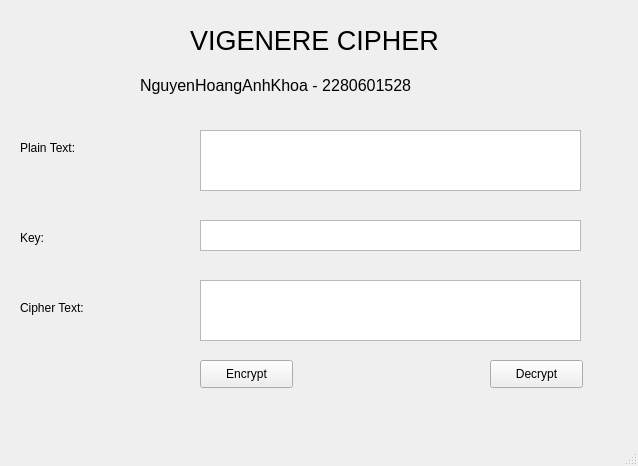
<?xml version="1.0" encoding="UTF-8"?>
<ui version="4.0">
 <class>MainWindow</class>
 <widget class="QMainWindow" name="MainWindow">
  <property name="geometry">
   <rect>
    <x>0</x>
    <y>0</y>
    <width>638</width>
    <height>466</height>
   </rect>
  </property>
  <property name="windowTitle">
   <string>MainWindow</string>
  </property>
  <widget class="QWidget" name="centralwidget">
   <widget class="QTextEdit" name="txt_plain_text">
    <property name="geometry">
     <rect>
      <x>200</x>
      <y>130</y>
      <width>381</width>
      <height>61</height>
     </rect>
    </property>
   </widget>
   <widget class="QTextEdit" name="txt_key">
    <property name="geometry">
     <rect>
      <x>200</x>
      <y>220</y>
      <width>381</width>
      <height>31</height>
     </rect>
    </property>
   </widget>
   <widget class="QTextEdit" name="txt_cipher_text">
    <property name="geometry">
     <rect>
      <x>200</x>
      <y>280</y>
      <width>381</width>
      <height>61</height>
     </rect>
    </property>
   </widget>
   <widget class="QLabel" name="label">
    <property name="geometry">
     <rect>
      <x>20</x>
      <y>140</y>
      <width>61</width>
      <height>16</height>
     </rect>
    </property>
    <property name="text">
     <string>Plain Text:</string>
    </property>
   </widget>
   <widget class="QLabel" name="label_2">
    <property name="geometry">
     <rect>
      <x>20</x>
      <y>230</y>
      <width>55</width>
      <height>16</height>
     </rect>
    </property>
    <property name="text">
     <string>Key:</string>
    </property>
   </widget>
   <widget class="QLabel" name="label_3">
    <property name="geometry">
     <rect>
      <x>20</x>
      <y>300</y>
      <width>81</width>
      <height>16</height>
     </rect>
    </property>
    <property name="text">
     <string>Cipher Text:</string>
    </property>
   </widget>
   <widget class="QPushButton" name="btn_encrypt">
    <property name="geometry">
     <rect>
      <x>200</x>
      <y>360</y>
      <width>93</width>
      <height>28</height>
     </rect>
    </property>
    <property name="text">
     <string>Encrypt</string>
    </property>
   </widget>
   <widget class="QPushButton" name="btn_decrypt">
    <property name="geometry">
     <rect>
      <x>490</x>
      <y>360</y>
      <width>93</width>
      <height>28</height>
     </rect>
    </property>
    <property name="text">
     <string>Decrypt</string>
    </property>
   </widget>
   <widget class="QLabel" name="label_4">
    <property name="geometry">
     <rect>
      <x>190</x>
      <y>20</y>
      <width>291</width>
      <height>41</height>
     </rect>
    </property>
    <property name="font">
     <font>
      <pointsize>20</pointsize>
     </font>
    </property>
    <property name="text">
     <string>VIGENERE CIPHER</string>
    </property>
   </widget>
   <widget class="QLabel" name="label_5">
    <property name="geometry">
     <rect>
      <x>140</x>
      <y>70</y>
      <width>341</width>
      <height>31</height>
     </rect>
    </property>
    <property name="font">
     <font>
      <pointsize>12</pointsize>
     </font>
    </property>
    <property name="text">
     <string>NguyenHoangAnhKhoa - 2280601528</string>
    </property>
   </widget>
  </widget>
  <widget class="QMenuBar" name="menubar">
   <property name="geometry">
    <rect>
     <x>0</x>
     <y>0</y>
     <width>638</width>
     <height>26</height>
    </rect>
   </property>
  </widget>
  <widget class="QStatusBar" name="statusbar"/>
 </widget>
 <resources/>
 <connections/>
</ui>
